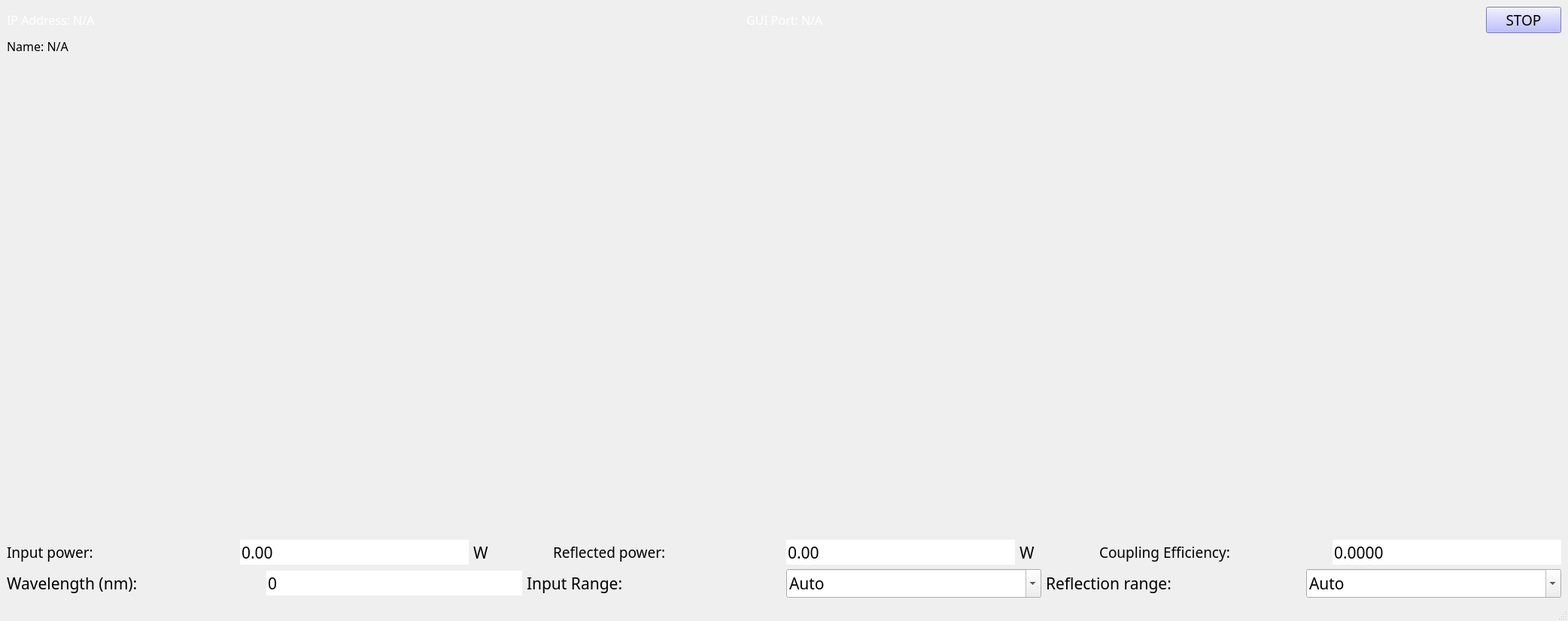
<?xml version="1.0" encoding="UTF-8"?>
<ui version="4.0">
 <class>MainWindow</class>
 <widget class="QMainWindow" name="MainWindow">
  <property name="geometry">
   <rect>
    <x>0</x>
    <y>0</y>
    <width>2084</width>
    <height>826</height>
   </rect>
  </property>
  <property name="sizePolicy">
   <sizepolicy hsizetype="Expanding" vsizetype="Expanding">
    <horstretch>0</horstretch>
    <verstretch>0</verstretch>
   </sizepolicy>
  </property>
  <property name="windowTitle">
   <string>Fiber Coupling</string>
  </property>
  <property name="styleSheet">
   <string notr="true"/>
  </property>
  <widget class="QWidget" name="centralwidget">
   <layout class="QVBoxLayout" name="verticalLayout">
    <item>
     <layout class="QHBoxLayout" name="horizontalLayout_84">
      <property name="spacing">
       <number>100</number>
      </property>
      <item>
       <widget class="QLabel" name="ip_label">
        <property name="font">
         <font>
          <family>Calibri Light</family>
          <pointsize>12</pointsize>
          <weight>50</weight>
          <italic>false</italic>
          <bold>false</bold>
         </font>
        </property>
        <property name="styleSheet">
         <string notr="true"/>
        </property>
        <property name="text">
         <string>&lt;html&gt;&lt;head/&gt;&lt;body&gt;&lt;p&gt;&lt;span style=&quot; color:#ffffff;&quot;&gt;IP Address: N/A&lt;/span&gt;&lt;/p&gt;&lt;/body&gt;&lt;/html&gt;</string>
        </property>
       </widget>
      </item>
      <item>
       <widget class="QLabel" name="port_label">
        <property name="font">
         <font>
          <family>Calibri Light</family>
          <pointsize>12</pointsize>
          <weight>50</weight>
          <italic>false</italic>
          <bold>false</bold>
         </font>
        </property>
        <property name="styleSheet">
         <string notr="true"/>
        </property>
        <property name="text">
         <string>&lt;html&gt;&lt;head/&gt;&lt;body&gt;&lt;p&gt;&lt;span style=&quot; color:#ffffff;&quot;&gt;GUI Port: N/A&lt;/span&gt;&lt;/p&gt;&lt;/body&gt;&lt;/html&gt;</string>
        </property>
       </widget>
      </item>
      <item>
       <widget class="QPushButton" name="stop_button">
        <property name="enabled">
         <bool>true</bool>
        </property>
        <property name="maximumSize">
         <size>
          <width>100</width>
          <height>16777215</height>
         </size>
        </property>
        <property name="font">
         <font>
          <family>Calibri Light</family>
          <pointsize>14</pointsize>
         </font>
        </property>
        <property name="mouseTracking">
         <bool>false</bool>
        </property>
        <property name="autoFillBackground">
         <bool>false</bool>
        </property>
        <property name="styleSheet">
         <string notr="true">background-color: rgb(170, 170, 255);</string>
        </property>
        <property name="text">
         <string>STOP</string>
        </property>
        <property name="checkable">
         <bool>true</bool>
        </property>
       </widget>
      </item>
     </layout>
    </item>
    <item>
     <layout class="QHBoxLayout" name="horizontalLayout_85">
      <property name="spacing">
       <number>100</number>
      </property>
      <item>
       <widget class="QLabel" name="name_label">
        <property name="font">
         <font>
          <family>Calibri Light</family>
          <pointsize>12</pointsize>
          <weight>50</weight>
          <italic>false</italic>
          <bold>false</bold>
         </font>
        </property>
        <property name="styleSheet">
         <string notr="true"/>
        </property>
        <property name="text">
         <string>&lt;html&gt;&lt;head/&gt;&lt;body&gt;&lt;p&gt;Name: N/A&lt;/p&gt;&lt;/body&gt;&lt;/html&gt;</string>
        </property>
       </widget>
      </item>
     </layout>
    </item>
    <item>
     <layout class="QHBoxLayout" name="horizontalLayout">
      <item>
       <widget class="PlotWidget" name="graph_widget_1" native="true">
        <property name="sizePolicy">
         <sizepolicy hsizetype="Expanding" vsizetype="Expanding">
          <horstretch>0</horstretch>
          <verstretch>0</verstretch>
         </sizepolicy>
        </property>
        <property name="minimumSize">
         <size>
          <width>300</width>
          <height>0</height>
         </size>
        </property>
        <widget class="GraphicsView" name="legend_widget_1">
         <property name="enabled">
          <bool>true</bool>
         </property>
         <property name="geometry">
          <rect>
           <x>510</x>
           <y>90</y>
           <width>0</width>
           <height>0</height>
          </rect>
         </property>
         <property name="minimumSize">
          <size>
           <width>0</width>
           <height>0</height>
          </size>
         </property>
         <property name="maximumSize">
          <size>
           <width>0</width>
           <height>0</height>
          </size>
         </property>
        </widget>
       </widget>
      </item>
      <item>
       <widget class="PlotWidget" name="graph_widget_2" native="true">
        <property name="sizePolicy">
         <sizepolicy hsizetype="Expanding" vsizetype="Expanding">
          <horstretch>0</horstretch>
          <verstretch>0</verstretch>
         </sizepolicy>
        </property>
        <property name="minimumSize">
         <size>
          <width>300</width>
          <height>0</height>
         </size>
        </property>
        <widget class="GraphicsView" name="legend_widget_2">
         <property name="enabled">
          <bool>true</bool>
         </property>
         <property name="geometry">
          <rect>
           <x>500</x>
           <y>90</y>
           <width>0</width>
           <height>0</height>
          </rect>
         </property>
         <property name="minimumSize">
          <size>
           <width>0</width>
           <height>0</height>
          </size>
         </property>
         <property name="maximumSize">
          <size>
           <width>0</width>
           <height>0</height>
          </size>
         </property>
        </widget>
       </widget>
      </item>
      <item>
       <widget class="PlotWidget" name="graph_widget_3" native="true">
        <property name="sizePolicy">
         <sizepolicy hsizetype="Expanding" vsizetype="Expanding">
          <horstretch>0</horstretch>
          <verstretch>0</verstretch>
         </sizepolicy>
        </property>
        <property name="minimumSize">
         <size>
          <width>300</width>
          <height>0</height>
         </size>
        </property>
        <widget class="GraphicsView" name="legend_widget_3">
         <property name="enabled">
          <bool>true</bool>
         </property>
         <property name="geometry">
          <rect>
           <x>510</x>
           <y>100</y>
           <width>0</width>
           <height>0</height>
          </rect>
         </property>
         <property name="minimumSize">
          <size>
           <width>0</width>
           <height>0</height>
          </size>
         </property>
         <property name="maximumSize">
          <size>
           <width>0</width>
           <height>0</height>
          </size>
         </property>
        </widget>
       </widget>
      </item>
     </layout>
    </item>
    <item>
     <layout class="QHBoxLayout" name="horizontalLayout_2">
      <item>
       <widget class="QLabel" name="label_4">
        <property name="font">
         <font>
          <family>Calibri Light</family>
          <pointsize>16</pointsize>
         </font>
        </property>
        <property name="styleSheet">
         <string notr="true"/>
        </property>
        <property name="text">
         <string>&lt;html&gt;&lt;head/&gt;&lt;body&gt;&lt;p&gt;&lt;span style=&quot; font-size:14pt;&quot;&gt;Input power:&lt;/span&gt;&lt;/p&gt;&lt;/body&gt;&lt;/html&gt;</string>
        </property>
       </widget>
      </item>
      <item>
       <widget class="QDoubleSpinBox" name="number_widget_1">
        <property name="font">
         <font>
          <family>Calibri Light</family>
          <pointsize>16</pointsize>
         </font>
        </property>
        <property name="styleSheet">
         <string notr="true"/>
        </property>
        <property name="frame">
         <bool>false</bool>
        </property>
        <property name="buttonSymbols">
         <enum>QAbstractSpinBox::NoButtons</enum>
        </property>
        <property name="accelerated">
         <bool>false</bool>
        </property>
        <property name="correctionMode">
         <enum>QAbstractSpinBox::CorrectToNearestValue</enum>
        </property>
        <property name="keyboardTracking">
         <bool>false</bool>
        </property>
        <property name="decimals">
         <number>2</number>
        </property>
        <property name="minimum">
         <double>-1000.000000000000000</double>
        </property>
        <property name="maximum">
         <double>1000.000000000000000</double>
        </property>
        <property name="singleStep">
         <double>0.000010000000000</double>
        </property>
       </widget>
      </item>
      <item>
       <widget class="QLabel" name="label_widget_1">
        <property name="maximumSize">
         <size>
          <width>100</width>
          <height>16777215</height>
         </size>
        </property>
        <property name="font">
         <font>
          <family>Calibri Light</family>
          <pointsize>16</pointsize>
         </font>
        </property>
        <property name="styleSheet">
         <string notr="true"/>
        </property>
        <property name="text">
         <string>W</string>
        </property>
       </widget>
      </item>
      <item>
       <widget class="QLabel" name="label_5">
        <property name="font">
         <font>
          <family>Calibri Light</family>
          <pointsize>16</pointsize>
         </font>
        </property>
        <property name="styleSheet">
         <string notr="true"/>
        </property>
        <property name="text">
         <string>&lt;html&gt;&lt;head/&gt;&lt;body&gt;&lt;p&gt;&lt;span style=&quot; font-size:14pt;&quot;&gt;Reflected power:&lt;/span&gt;&lt;/p&gt;&lt;/body&gt;&lt;/html&gt;</string>
        </property>
       </widget>
      </item>
      <item>
       <widget class="QDoubleSpinBox" name="number_widget_2">
        <property name="font">
         <font>
          <family>Calibri Light</family>
          <pointsize>16</pointsize>
         </font>
        </property>
        <property name="styleSheet">
         <string notr="true"/>
        </property>
        <property name="frame">
         <bool>false</bool>
        </property>
        <property name="buttonSymbols">
         <enum>QAbstractSpinBox::NoButtons</enum>
        </property>
        <property name="accelerated">
         <bool>false</bool>
        </property>
        <property name="correctionMode">
         <enum>QAbstractSpinBox::CorrectToNearestValue</enum>
        </property>
        <property name="keyboardTracking">
         <bool>false</bool>
        </property>
        <property name="decimals">
         <number>2</number>
        </property>
        <property name="minimum">
         <double>-1000.000000000000000</double>
        </property>
        <property name="maximum">
         <double>1000.000000000000000</double>
        </property>
        <property name="singleStep">
         <double>0.000010000000000</double>
        </property>
       </widget>
      </item>
      <item>
       <widget class="QLabel" name="label_widget_2">
        <property name="maximumSize">
         <size>
          <width>100</width>
          <height>16777215</height>
         </size>
        </property>
        <property name="font">
         <font>
          <family>Calibri Light</family>
          <pointsize>16</pointsize>
         </font>
        </property>
        <property name="styleSheet">
         <string notr="true"/>
        </property>
        <property name="text">
         <string>W</string>
        </property>
       </widget>
      </item>
      <item>
       <widget class="QLabel" name="label_6">
        <property name="font">
         <font>
          <family>Calibri Light</family>
          <pointsize>16</pointsize>
         </font>
        </property>
        <property name="styleSheet">
         <string notr="true"/>
        </property>
        <property name="text">
         <string>&lt;html&gt;&lt;head/&gt;&lt;body&gt;&lt;p&gt;&lt;span style=&quot; font-size:14pt;&quot;&gt;Coupling Efficiency:&lt;/span&gt;&lt;/p&gt;&lt;/body&gt;&lt;/html&gt;</string>
        </property>
       </widget>
      </item>
      <item>
       <widget class="QDoubleSpinBox" name="number_widget_3">
        <property name="font">
         <font>
          <family>Calibri Light</family>
          <pointsize>16</pointsize>
         </font>
        </property>
        <property name="styleSheet">
         <string notr="true"/>
        </property>
        <property name="frame">
         <bool>false</bool>
        </property>
        <property name="buttonSymbols">
         <enum>QAbstractSpinBox::NoButtons</enum>
        </property>
        <property name="accelerated">
         <bool>false</bool>
        </property>
        <property name="correctionMode">
         <enum>QAbstractSpinBox::CorrectToNearestValue</enum>
        </property>
        <property name="keyboardTracking">
         <bool>false</bool>
        </property>
        <property name="decimals">
         <number>4</number>
        </property>
        <property name="minimum">
         <double>0.000000000000000</double>
        </property>
        <property name="maximum">
         <double>1.000000000000000</double>
        </property>
        <property name="singleStep">
         <double>0.000010000000000</double>
        </property>
       </widget>
      </item>
     </layout>
    </item>
    <item>
     <layout class="QHBoxLayout" name="horizontalLayout_3">
      <item>
       <widget class="QLabel" name="label">
        <property name="font">
         <font>
          <family>Calibri Light</family>
          <pointsize>16</pointsize>
         </font>
        </property>
        <property name="styleSheet">
         <string notr="true"/>
        </property>
        <property name="text">
         <string>Wavelength (nm):</string>
        </property>
       </widget>
      </item>
      <item>
       <widget class="QDoubleSpinBox" name="number_widget_4">
        <property name="font">
         <font>
          <family>Calibri Light</family>
          <pointsize>16</pointsize>
         </font>
        </property>
        <property name="styleSheet">
         <string notr="true"/>
        </property>
        <property name="frame">
         <bool>false</bool>
        </property>
        <property name="buttonSymbols">
         <enum>QAbstractSpinBox::NoButtons</enum>
        </property>
        <property name="decimals">
         <number>0</number>
        </property>
        <property name="maximum">
         <double>2000.000000000000000</double>
        </property>
       </widget>
      </item>
      <item>
       <widget class="QLabel" name="label_7">
        <property name="font">
         <font>
          <family>Calibri Light</family>
          <pointsize>16</pointsize>
         </font>
        </property>
        <property name="styleSheet">
         <string notr="true"/>
        </property>
        <property name="text">
         <string>&lt;html&gt;&lt;head/&gt;&lt;body&gt;&lt;p&gt;Input Range:&lt;/p&gt;&lt;/body&gt;&lt;/html&gt;</string>
        </property>
       </widget>
      </item>
      <item>
       <widget class="QComboBox" name="combo_widget_1">
        <property name="font">
         <font>
          <family>Calibri Light</family>
          <pointsize>16</pointsize>
          <weight>50</weight>
          <italic>false</italic>
          <bold>false</bold>
         </font>
        </property>
        <property name="styleSheet">
         <string notr="true"/>
        </property>
        <property name="editable">
         <bool>true</bool>
        </property>
        <item>
         <property name="text">
          <string>Auto</string>
         </property>
        </item>
        <item>
         <property name="text">
          <string>1 nW</string>
         </property>
        </item>
        <item>
         <property name="text">
          <string>10 nW</string>
         </property>
        </item>
        <item>
         <property name="text">
          <string>100 nW</string>
         </property>
        </item>
        <item>
         <property name="text">
          <string>1 uW</string>
         </property>
        </item>
        <item>
         <property name="text">
          <string>10 uW</string>
         </property>
        </item>
        <item>
         <property name="text">
          <string>100 uW</string>
         </property>
        </item>
        <item>
         <property name="text">
          <string>1 mW</string>
         </property>
        </item>
        <item>
         <property name="text">
          <string>10 mW</string>
         </property>
        </item>
        <item>
         <property name="text">
          <string>100 mW</string>
         </property>
        </item>
        <item>
         <property name="text">
          <string>1 W</string>
         </property>
        </item>
        <item>
         <property name="text">
          <string>10 W</string>
         </property>
        </item>
        <item>
         <property name="text">
          <string>100 W</string>
         </property>
        </item>
        <item>
         <property name="text">
          <string>1 kW</string>
         </property>
        </item>
       </widget>
      </item>
      <item>
       <widget class="QLabel" name="label_8">
        <property name="font">
         <font>
          <family>Calibri Light</family>
          <pointsize>16</pointsize>
         </font>
        </property>
        <property name="styleSheet">
         <string notr="true"/>
        </property>
        <property name="text">
         <string>&lt;html&gt;&lt;head/&gt;&lt;body&gt;&lt;p&gt;Reflection range:&lt;/p&gt;&lt;/body&gt;&lt;/html&gt;</string>
        </property>
       </widget>
      </item>
      <item>
       <widget class="QComboBox" name="combo_widget_2">
        <property name="font">
         <font>
          <family>Calibri Light</family>
          <pointsize>16</pointsize>
          <weight>50</weight>
          <italic>false</italic>
          <bold>false</bold>
         </font>
        </property>
        <property name="styleSheet">
         <string notr="true"/>
        </property>
        <property name="editable">
         <bool>true</bool>
        </property>
        <item>
         <property name="text">
          <string>Auto</string>
         </property>
        </item>
        <item>
         <property name="text">
          <string>1 nW</string>
         </property>
        </item>
        <item>
         <property name="text">
          <string>10 nW</string>
         </property>
        </item>
        <item>
         <property name="text">
          <string>100 nW</string>
         </property>
        </item>
        <item>
         <property name="text">
          <string>1 uW</string>
         </property>
        </item>
        <item>
         <property name="text">
          <string>10 uW</string>
         </property>
        </item>
        <item>
         <property name="text">
          <string>100 uW</string>
         </property>
        </item>
        <item>
         <property name="text">
          <string>1 mW</string>
         </property>
        </item>
        <item>
         <property name="text">
          <string>10 mW</string>
         </property>
        </item>
        <item>
         <property name="text">
          <string>100 mW</string>
         </property>
        </item>
        <item>
         <property name="text">
          <string>1 W</string>
         </property>
        </item>
        <item>
         <property name="text">
          <string>10 W</string>
         </property>
        </item>
        <item>
         <property name="text">
          <string>100 W</string>
         </property>
        </item>
        <item>
         <property name="text">
          <string>1 kW</string>
         </property>
        </item>
       </widget>
      </item>
     </layout>
    </item>
   </layout>
  </widget>
  <widget class="QMenuBar" name="menubar">
   <property name="geometry">
    <rect>
     <x>0</x>
     <y>0</y>
     <width>2084</width>
     <height>26</height>
    </rect>
   </property>
  </widget>
  <widget class="QStatusBar" name="statusbar"/>
 </widget>
 <customwidgets>
  <customwidget>
   <class>PlotWidget</class>
   <extends>QWidget</extends>
   <header>pyqtgraph</header>
   <container>1</container>
  </customwidget>
  <customwidget>
   <class>GraphicsView</class>
   <extends>QGraphicsView</extends>
   <header>pyqtgraph</header>
  </customwidget>
 </customwidgets>
 <resources/>
 <connections/>
</ui>
